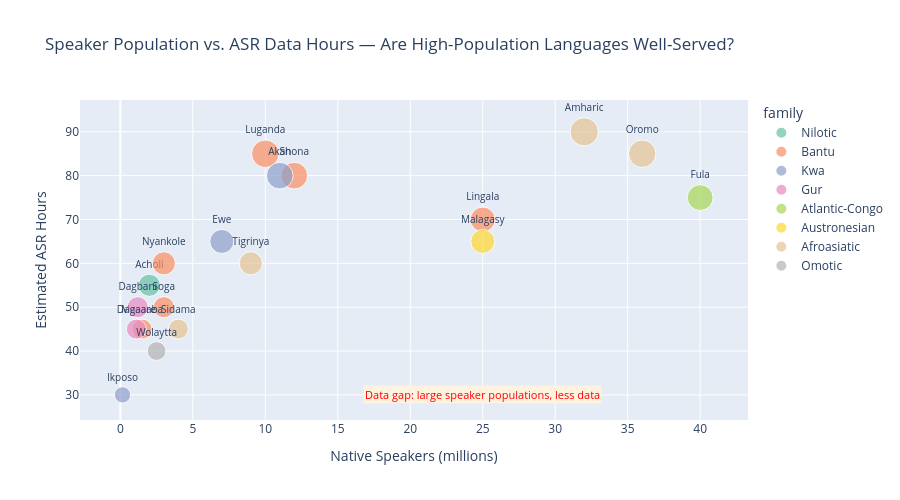

Source (notebook cell):
### Code cell
# ============================================================
# Cell 6: Speaker Population vs Data Hours
# ============================================================

fig = px.scatter(
    merged,
    x='speakers_millions', y='est_hours',
    size='est_hours', color='family',
    text='language',
    title='Speaker Population vs. ASR Data Hours — Are High-Population Languages Well-Served?',
    labels={'speakers_millions': 'Native Speakers (millions)', 'est_hours': 'Estimated ASR Hours'},
    color_discrete_sequence=px.colors.qualitative.Set2,
    hover_data={'country': True, 'data_type': True},
)
fig.update_traces(textposition='top center', textfont_size=10)
fig.update_layout(height=500, showlegend=True)

# Add annotation for data gap
fig.add_annotation(x=25, y=30, text='Data gap: large speaker\npopulations, less data',
                   showarrow=False, font_size=11, font_color='red', bgcolor='#FFF3E0')
fig.show()

### Figure 1 — Plotly figure (JSON) as saved in the notebook; plotly's stock layout.template omitted (floating-point values rounded to 4 significant figures)
{"data": [{"customdata": [["Uganda", "ASR + TTS"]], "hovertemplate": "family=Nilotic<br>Native Speakers (millions)=%{x}<br>Estimated ASR Hours=%{marker.size}<br>language=%{text}<br>country=%{customdata[0]}<br>data_type=%{customdata[1]}<extra></extra>", "legendgroup": "Nilotic", "marker": {"color": "rgb(102,194,165)", "size": [55], "sizemode": "area", "sizeref": 0.225, "symbol": "circle"}, "mode": "markers+text", "name": "Nilotic", "orientation": "v", "showlegend": true, "text": ["Acholi"], "textfont": {"size": 10}, "textposition": "top center", "type": "scatter", "x": [2.0], "xaxis": "x", "y": [55], "yaxis": "y"}, {"customdata": [["Uganda", "ASR + TTS"], ["Uganda", "ASR Only"], ["Uganda", "ASR + TTS"], ["Uganda", "ASR Only"], ["DRC/Congo", "ASR Only"], ["Zimbabwe", "ASR Only"]], "hovertemplate": "family=Bantu<br>Native Speakers (millions)=%{x}<br>Estimated ASR Hours=%{marker.size}<br>language=%{text}<br>country=%{customdata[0]}<br>data_type=%{customdata[1]}<extra></extra>", "legendgroup": "Bantu", "marker": {"color": "rgb(252,141,98)", "size": [85, 45, 60, 50, 70, 80], "sizemode": "area", "sizeref": 0.225, "symbol": "circle"}, "mode": "markers+text", "name": "Bantu", "orientation": "v", "showlegend": true, "text": ["Luganda", "Masaaba", "Nyankole", "Soga", "Lingala", "Shona"], "textfont": {"size": 10}, "textposition": "top center", "type": "scatter", "x": [10.0, 1.5, 3.0, 3.0, 25.0, 12.0], "xaxis": "x", "y": [85, 45, 60, 50, 70, 80], "yaxis": "y"}, {"customdata": [["Ghana", "ASR Only"], ["Ghana", "ASR Only"], ["Togo/Ghana", "ASR Only"]], "hovertemplate": "family=Kwa<br>Native Speakers (millions)=%{x}<br>Estimated ASR Hours=%{marker.size}<br>language=%{text}<br>country=%{customdata[0]}<br>data_type=%{customdata[1]}<extra></extra>", "legendgroup": "Kwa", "marker": {"color": "rgb(141,160,203)", "size": [80, 65, 30], "sizemode": "area", "sizeref": 0.225, "symbol": "circle"}, "mode": "markers+text", "name": "Kwa", "orientation": "v", "showlegend": true, "text": ["Akan", "Ewe", "Ikposo"], "textfont": {"size": 10}, "textposition": "top center", "type": "scatter", "x": [11.0, 7.0, 0.15], "xaxis": "x", "y": [80, 65, 30], "yaxis": "y"}, {"customdata": [["Ghana", "ASR Only"], ["Ghana", "ASR Only"]], "hovertemplate": "family=Gur<br>Native Speakers (millions)=%{x}<br>Estimated ASR Hours=%{marker.size}<br>language=%{text}<br>country=%{customdata[0]}<br>data_type=%{customdata[1]}<extra></extra>", "legendgroup": "Gur", "marker": {"color": "rgb(231,138,195)", "size": [50, 45], "sizemode": "area", "sizeref": 0.225, "symbol": "circle"}, "mode": "markers+text", "name": "Gur", "orientation": "v", "showlegend": true, "text": ["Dagbani", "Dagaare"], "textfont": {"size": 10}, "textposition": "top center", "type": "scatter", "x": [1.2, 1.1], "xaxis": "x", "y": [50, 45], "yaxis": "y"}, {"customdata": [["West Africa", "ASR + TTS"]], "hovertemplate": "family=Atlantic-Congo<br>Native Speakers (millions)=%{x}<br>Estimated ASR Hours=%{marker.size}<br>language=%{text}<br>country=%{customdata[0]}<br>data_type=%{customdata[1]}<extra></extra>", "legendgroup": "Atlantic-Congo", "marker": {"color": "rgb(166,216,84)", "size": [75], "sizemode": "area", "sizeref": 0.225, "symbol": "circle"}, "mode": "markers+text", "name": "Atlantic-Congo", "orientation": "v", "showlegend": true, "text": ["Fula"], "textfont": {"size": 10}, "textposition": "top center", "type": "scatter", "x": [40.0], "xaxis": "x", "y": [75], "yaxis": "y"}, {"customdata": [["Madagascar", "ASR Only"]], "hovertemplate": "family=Austronesian<br>Native Speakers (millions)=%{x}<br>Estimated ASR Hours=%{marker.size}<br>language=%{text}<br>country=%{customdata[0]}<br>data_type=%{customdata[1]}<extra></extra>", "legendgroup": "Austronesian", "marker": {"color": "rgb(255,217,47)", "size": [65], "sizemode": "area", "sizeref": 0.225, "symbol": "circle"}, "mode": "markers+text", "name": "Austronesian", "orientation": "v", "showlegend": true, "text": ["Malagasy"], "textfont": {"size": 10}, "textposition": "top center", "type": "scatter", "x": [25.0], "xaxis": "x", "y": [65], "yaxis": "y"}, {"customdata": [["Ethiopia", "ASR Only"], ["Ethiopia", "ASR Only"], ["Ethiopia", "ASR Only"], ["Eritrea/Ethiopia", "ASR Only"]], "hovertemplate": "family=Afroasiatic<br>Native Speakers (millions)=%{x}<br>Estimated ASR Hours=%{marker.size}<br>language=%{text}<br>country=%{customdata[0]}<br>data_type=%{customdata[1]}<extra></extra>", "legendgroup": "Afroasiatic", "marker": {"color": "rgb(229,196,148)", "size": [90, 85, 45, 60], "sizemode": "area", "sizeref": 0.225, "symbol": "circle"}, "mode": "markers+text", "name": "Afroasiatic", "orientation": "v", "showlegend": true, "text": ["Amharic", "Oromo", "Sidama", "Tigrinya"], "textfont": {"size": 10}, "textposition": "top center", "type": "scatter", "x": [32.0, 36.0, 4.0, 9.0], "xaxis": "x", "y": [90, 85, 45, 60], "yaxis": "y"}, {"customdata": [["Ethiopia", "ASR Only"]], "hovertemplate": "family=Omotic<br>Native Speakers (millions)=%{x}<br>Estimated ASR Hours=%{marker.size}<br>language=%{text}<br>country=%{customdata[0]}<br>data_type=%{customdata[1]}<extra></extra>", "legendgroup": "Omotic", "marker": {"color": "rgb(179,179,179)", "size": [40], "sizemode": "area", "sizeref": 0.225, "symbol": "circle"}, "mode": "markers+text", "name": "Omotic", "orientation": "v", "showlegend": true, "text": ["Wolaytta"], "textfont": {"size": 10}, "textposition": "top center", "type": "scatter", "x": [2.5], "xaxis": "x", "y": [40], "yaxis": "y"}], "layout": {"annotations": [{"bgcolor": "#FFF3E0", "font": {"color": "red", "size": 11}, "showarrow": false, "text": "Data gap: large speaker\npopulations, less data", "x": 25, "y": 30}], "height": 500, "legend": {"itemsizing": "constant", "title": {"text": "family"}, "tracegroupgap": 0}, "showlegend": true, "title": {"text": "Speaker Population vs. ASR Data Hours — Are High-Population Languages Well-Served?"}, "xaxis": {"anchor": "y", "domain": [0, 1], "title": {"text": "Native Speakers (millions)"}}, "yaxis": {"anchor": "x", "domain": [0, 1], "title": {"text": "Estimated ASR Hours"}}}}
